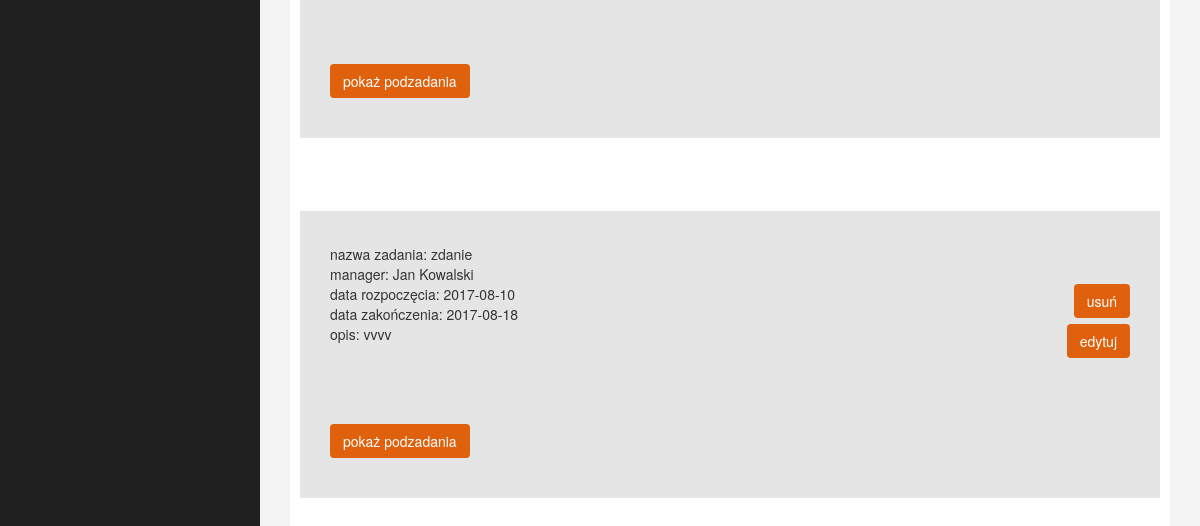
/team_tasks.php (signed in, lower part), run on an earlier commit of the app's database.
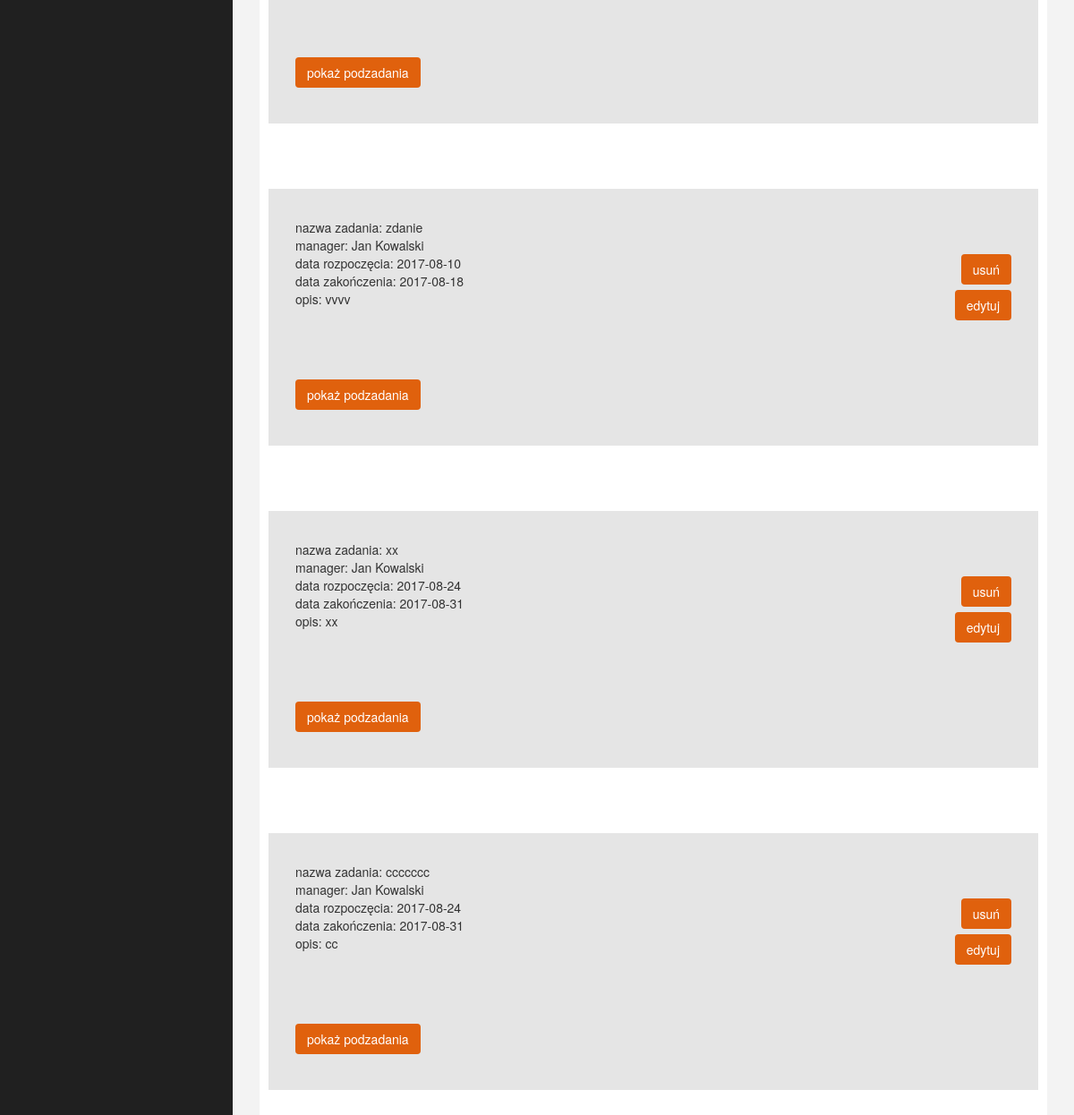
And on a later commit of the database.
### tables this page shows
CREATE TABLE `task` (
  `task_ID` int(11) NOT NULL,
  `name` text NOT NULL,
  `description` text NOT NULL,
  `start_date` date NOT NULL,
  `end_date` date NOT NULL,
  `user_ID` int(11) NOT NULL,
  `priority` tinyint(1) NOT NULL,
  `done` tinyint(1) NOT NULL
);

CREATE TABLE `users` (
  `user_ID` int(11) NOT NULL,
  `first_name` text NOT NULL,
  `last_name` text NOT NULL,
  `email` text NOT NULL,
  `login` text NOT NULL,
  `password` text NOT NULL,
  `user_function` int(11) NOT NULL
);

### database/dbinfo.php (called while the page is built, shortened)
<?php
        $db_users_tab = 'users';
                $db_users_id = 'user_ID';
                $db_users_fname = 'first_name';
                $db_users_lname = 'last_name';
        $db_task_tab = 'task';
                $db_task_id = 'task_ID';
                $db_task_name = 'name';
                $db_task_description = 'description';
                $db_task_sdate = 'start_date';
                $db_task_edate = 'end_date';
                $db_task_userid = 'user_ID';
?>

### team_tasks.php (the view, shortened to what this page needs)
<!DOCTYPE html>
<html xmlns="http://www.w3.org/1999/xhtml">
<head>
    <link href="template/assets/css/bootstrap.css" rel="stylesheet" />
    <link href="template/assets/css/custom.css" rel="stylesheet" />
</head>
<body>
    <div id="wrapper">
        <div id="page-wrapper" >
            <div id="page-inner">
        <?php
                    require_once "database/dbinfo.php";
                    $connection = db_connection();
                           $sql = "SELECT $db_task_tab.$db_task_id, $db_task_tab.$db_task_name, $db_task_tab.$db_task_description, $db_task_tab.$db_task_sdate, $db_task_tab.$db_task_edate, $db_users_tab.$db_users_fname, $db_users_tab.$db_users_lname FROM $db_task_tab LEFT JOIN $db_users_tab ON $db_task_tab.$db_task_userid = $db_users_tab.$db_users_id";
                           $result = $connection->query($sql);
                    while($row = $result->fetch_assoc()){
                            echo "<div class='teamtask-form'>";
                            echo "<p class='team-taskform'";
                            echo "<br><div style ='float:left;position: relative;left: 30px; width:40%'> nazwa zadania: $row[$db_task_name] <br> manager: $row[$db_users_fname]  $row[$db_users_lname] <br>  data rozpoczęcia: $row[$db_task_sdate]<br>  data zakończenia:  $row[$db_task_edate]<br> opis:  $row[$db_task_description]</div>";
                            echo "<br><br><button style ='float:right;position: relative;right: 30px;' type='submit' id='utask'  onclick='deleteST($row[$db_task_id], 1)'>usuń</button>";
                            echo "<br> <br><button style ='float:right;position: relative;right: 30px;' type='submit' id='etask'  onclick='editTask($row[$db_task_id])'>edytuj</button><br><br> <br>";
                            echo "<br><br><button type='submit' style='position: relative;left: 30px;' id='$row[$db_task_id]'  onclick='hide($row[$db_task_id])'>pokaż podzadania</button><br><br> <br>";
                            echo "</p>";
                            echo "</div>";
                            echo "</div>";
                            echo "<br><br><br>";
                    }
                    ?>
                 <br>
                 <br>
                 <br>
</body>
</html>

### template/assets/css/custom.css (style rules this page uses)
body { font-family: 'Open Sans', sans-serif; }
#wrapper { width: 100%; background:#202020; }
#page-wrapper { padding: 15px 15px; min-height: 600px; background:#F3F3F3; }
#page-inner { width:100%; margin:10px 20px 10px 0px; background-color:#fff!important; padding:10px; min-height:1200px; }
p { font-size:16px; line-height:25px; padding-top:20px; }
button { background-color: #e0610d !important; display: inline-block !important; padding: 6px 12px !important; margin-bottom: 0 !important; font-size: 14px !important; font-weight: normal !important; line-height: 1.42857143 !important; text-align: center !important; white-space: nowrap !important; vertical-align: middle !important; cursor: pointer !important; -webkit-user-select: none !important; -moz-user-select: none !important; -ms-user-select: none !important; user-select: none !important; background-image: none !important; border: 1px solid transparent !important; border-radius: 4px !important; color: #ffffff !important; }
.teamtask-form { width:100%; height:auto; border-color:#cecece !important; font-family: "Helvetica Neue", Helvetica, Arial, sans-serif; background-color: #e5e5e5; padding:10px, 10px, 10px, 10px; }
p.team-taskform { font-size: 13px; margin-left: 30px; }
@media (min-width:768px) { #page-wrapper { margin: 0 0 0 260px; padding: 15px 30px; min-height: 1200px; } }

What changed in the data, as far as the page shows it:
added task: name "xx", user_ID.first_name "Jan", user_ID.last_name "Kowalski", start_date "2017-08-24", end_date "2017-08-31", description "xx"
added task: name "ccccccc", user_ID.first_name "Jan", user_ID.last_name "Kowalski", start_date "2017-08-24", end_date "2017-08-31", description "cc"
